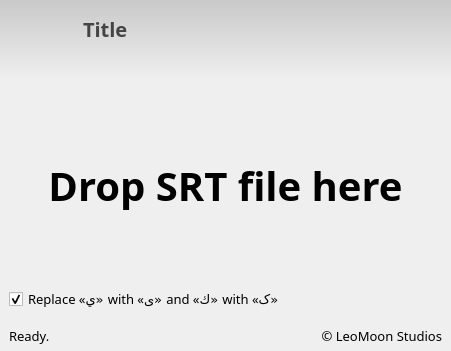
<?xml version="1.0" encoding="UTF-8"?>
<ui version="4.0">
 <class>main</class>
 <widget class="QMainWindow" name="main">
  <property name="geometry">
   <rect>
    <x>0</x>
    <y>0</y>
    <width>451</width>
    <height>351</height>
   </rect>
  </property>
  <property name="minimumSize">
   <size>
    <width>451</width>
    <height>351</height>
   </size>
  </property>
  <property name="windowTitle">
   <string>MainWindow</string>
  </property>
  <property name="windowIcon">
   <iconset resource="resources.qrc">
    <normaloff>:/res/icons/main.png</normaloff>:/res/icons/main.png</iconset>
  </property>
  <property name="styleSheet">
   <string notr="true">QFrame#banner {background-color: qlineargradient(x1:0 y1:0, x2:0 y2:1, stop:0 #c9c9c9, stop:1 #F0F0F0); border-radius: 0px;}
QLabel#titleLbl {color: rgb(68,68,68);}
QLabel#verLbl {color: rgb(68,68,68);}</string>
  </property>
  <widget class="QWidget" name="centralwidget">
   <layout class="QVBoxLayout" name="verticalLayout">
    <property name="spacing">
     <number>0</number>
    </property>
    <property name="leftMargin">
     <number>0</number>
    </property>
    <property name="topMargin">
     <number>0</number>
    </property>
    <property name="rightMargin">
     <number>0</number>
    </property>
    <property name="bottomMargin">
     <number>0</number>
    </property>
    <item>
     <widget class="QFrame" name="banner">
      <property name="minimumSize">
       <size>
        <width>0</width>
        <height>81</height>
       </size>
      </property>
      <property name="maximumSize">
       <size>
        <width>16777215</width>
        <height>81</height>
       </size>
      </property>
      <property name="layoutDirection">
       <enum>Qt::LeftToRight</enum>
      </property>
      <property name="frameShape">
       <enum>QFrame::NoFrame</enum>
      </property>
      <property name="frameShadow">
       <enum>QFrame::Raised</enum>
      </property>
      <property name="lineWidth">
       <number>0</number>
      </property>
      <layout class="QHBoxLayout" name="horizontalLayout">
       <property name="spacing">
        <number>0</number>
       </property>
       <property name="leftMargin">
        <number>0</number>
       </property>
       <property name="topMargin">
        <number>0</number>
       </property>
       <property name="rightMargin">
        <number>0</number>
       </property>
       <property name="bottomMargin">
        <number>0</number>
       </property>
       <item>
        <spacer name="horizontalSpacer">
         <property name="orientation">
          <enum>Qt::Horizontal</enum>
         </property>
         <property name="sizeType">
          <enum>QSizePolicy::Fixed</enum>
         </property>
         <property name="sizeHint" stdset="0">
          <size>
           <width>11</width>
           <height>20</height>
          </size>
         </property>
        </spacer>
       </item>
       <item>
        <widget class="QLabel" name="logoLbl">
         <property name="minimumSize">
          <size>
           <width>61</width>
           <height>61</height>
          </size>
         </property>
         <property name="maximumSize">
          <size>
           <width>61</width>
           <height>61</height>
          </size>
         </property>
         <property name="text">
          <string/>
         </property>
         <property name="pixmap">
          <pixmap resource="resources.qrc">:/res/icons/main.png</pixmap>
         </property>
         <property name="scaledContents">
          <bool>true</bool>
         </property>
        </widget>
       </item>
       <item>
        <spacer name="horizontalSpacer_2">
         <property name="orientation">
          <enum>Qt::Horizontal</enum>
         </property>
         <property name="sizeType">
          <enum>QSizePolicy::Fixed</enum>
         </property>
         <property name="sizeHint" stdset="0">
          <size>
           <width>11</width>
           <height>20</height>
          </size>
         </property>
        </spacer>
       </item>
       <item>
        <widget class="QFrame" name="titleFrm">
         <property name="frameShape">
          <enum>QFrame::NoFrame</enum>
         </property>
         <property name="frameShadow">
          <enum>QFrame::Raised</enum>
         </property>
         <property name="lineWidth">
          <number>0</number>
         </property>
         <layout class="QVBoxLayout" name="verticalLayout_2">
          <property name="spacing">
           <number>6</number>
          </property>
          <property name="leftMargin">
           <number>0</number>
          </property>
          <property name="topMargin">
           <number>0</number>
          </property>
          <property name="rightMargin">
           <number>0</number>
          </property>
          <property name="bottomMargin">
           <number>0</number>
          </property>
          <item>
           <spacer name="verticalSpacer">
            <property name="orientation">
             <enum>Qt::Vertical</enum>
            </property>
            <property name="sizeHint" stdset="0">
             <size>
              <width>20</width>
              <height>18</height>
             </size>
            </property>
           </spacer>
          </item>
          <item>
           <widget class="QLabel" name="titleLbl">
            <property name="maximumSize">
             <size>
              <width>16777215</width>
              <height>25</height>
             </size>
            </property>
            <property name="font">
             <font>
              <family>Vazir</family>
              <pointsize>15</pointsize>
              <weight>75</weight>
              <bold>true</bold>
              <stylestrategy>PreferDefault</stylestrategy>
             </font>
            </property>
            <property name="text">
             <string>Title</string>
            </property>
           </widget>
          </item>
          <item>
           <widget class="QLabel" name="verLbl">
            <property name="font">
             <font>
              <family>Vazir</family>
              <pointsize>10</pointsize>
             </font>
            </property>
            <property name="text">
             <string/>
            </property>
           </widget>
          </item>
          <item>
           <spacer name="verticalSpacer_2">
            <property name="orientation">
             <enum>Qt::Vertical</enum>
            </property>
            <property name="sizeHint" stdset="0">
             <size>
              <width>20</width>
              <height>18</height>
             </size>
            </property>
           </spacer>
          </item>
         </layout>
        </widget>
       </item>
      </layout>
     </widget>
    </item>
    <item>
     <widget class="QFrame" name="contentFrm">
      <property name="frameShape">
       <enum>QFrame::NoFrame</enum>
      </property>
      <property name="frameShadow">
       <enum>QFrame::Raised</enum>
      </property>
      <property name="lineWidth">
       <number>0</number>
      </property>
      <layout class="QVBoxLayout" name="verticalLayout_3">
       <item>
        <widget class="QLabel" name="dropLbl">
         <property name="font">
          <font>
           <family>Vazir</family>
           <pointsize>30</pointsize>
           <weight>75</weight>
           <italic>false</italic>
           <bold>true</bold>
          </font>
         </property>
         <property name="text">
          <string>Drop SRT f‌ile here</string>
         </property>
         <property name="alignment">
          <set>Qt::AlignCenter</set>
         </property>
        </widget>
       </item>
       <item>
        <widget class="QCheckBox" name="fixCbox">
         <property name="font">
          <font>
           <family>Vazir</family>
           <pointsize>10</pointsize>
          </font>
         </property>
         <property name="text">
          <string>Replace «ي» with «ی» and «ك» with «ک»</string>
         </property>
         <property name="checked">
          <bool>true</bool>
         </property>
        </widget>
       </item>
      </layout>
     </widget>
    </item>
    <item>
     <widget class="QFrame" name="statusFrm">
      <property name="minimumSize">
       <size>
        <width>0</width>
        <height>31</height>
       </size>
      </property>
      <property name="maximumSize">
       <size>
        <width>16777215</width>
        <height>31</height>
       </size>
      </property>
      <property name="font">
       <font>
        <family>Vazir</family>
        <pointsize>10</pointsize>
       </font>
      </property>
      <property name="frameShape">
       <enum>QFrame::NoFrame</enum>
      </property>
      <property name="frameShadow">
       <enum>QFrame::Raised</enum>
      </property>
      <property name="lineWidth">
       <number>0</number>
      </property>
      <layout class="QHBoxLayout" name="horizontalLayout_2">
       <property name="spacing">
        <number>0</number>
       </property>
       <property name="leftMargin">
        <number>9</number>
       </property>
       <property name="topMargin">
        <number>0</number>
       </property>
       <property name="rightMargin">
        <number>9</number>
       </property>
       <property name="bottomMargin">
        <number>0</number>
       </property>
       <item>
        <widget class="QLabel" name="statusLbl">
         <property name="font">
          <font>
           <family>Vazir</family>
           <pointsize>10</pointsize>
          </font>
         </property>
         <property name="text">
          <string>Ready.</string>
         </property>
        </widget>
       </item>
       <item>
        <widget class="QLabel" name="copyLbl">
         <property name="minimumSize">
          <size>
           <width>150</width>
           <height>0</height>
          </size>
         </property>
         <property name="maximumSize">
          <size>
           <width>150</width>
           <height>16777215</height>
          </size>
         </property>
         <property name="font">
          <font>
           <family>Vazir</family>
           <pointsize>10</pointsize>
          </font>
         </property>
         <property name="text">
          <string>© LeoMoon Studios</string>
         </property>
         <property name="alignment">
          <set>Qt::AlignRight|Qt::AlignTrailing|Qt::AlignVCenter</set>
         </property>
        </widget>
       </item>
      </layout>
     </widget>
    </item>
   </layout>
  </widget>
  <widget class="QMenuBar" name="menubar">
   <property name="geometry">
    <rect>
     <x>0</x>
     <y>0</y>
     <width>451</width>
     <height>21</height>
    </rect>
   </property>
  </widget>
 </widget>
 <resources>
  <include location="resources.qrc"/>
 </resources>
 <connections/>
</ui>
